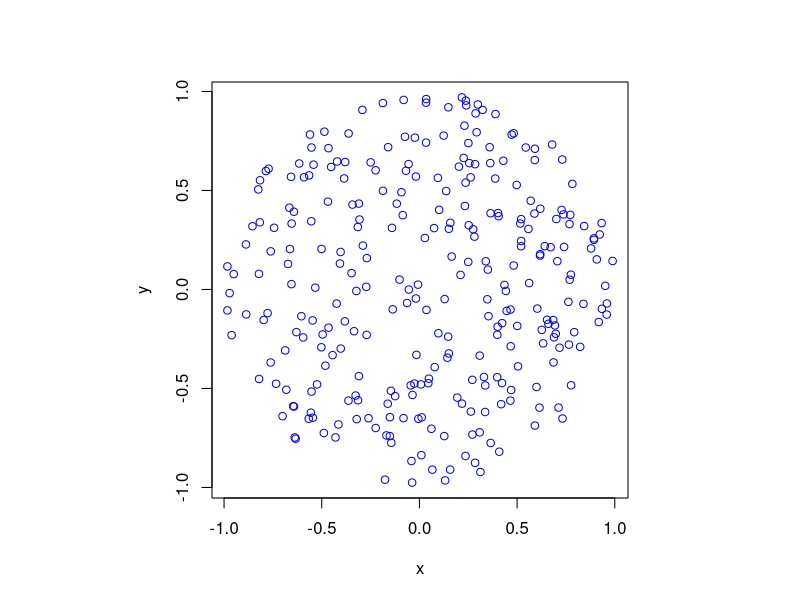
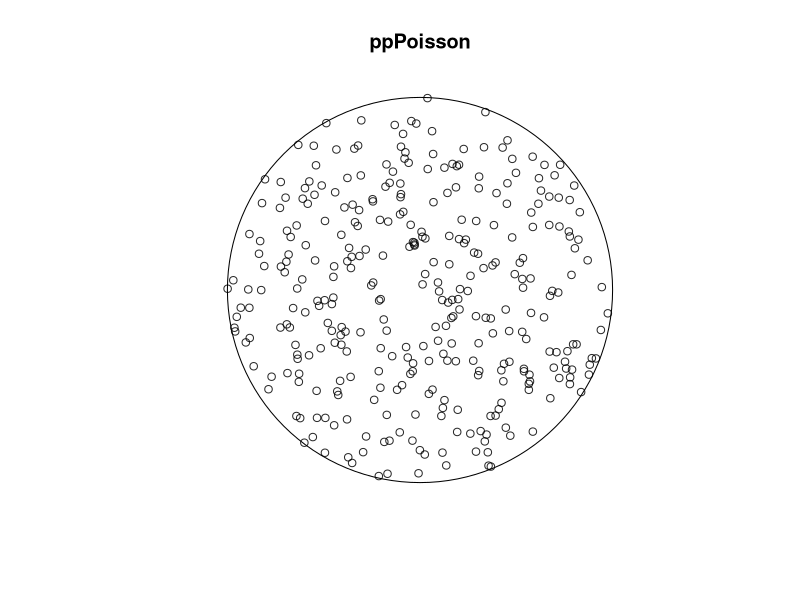
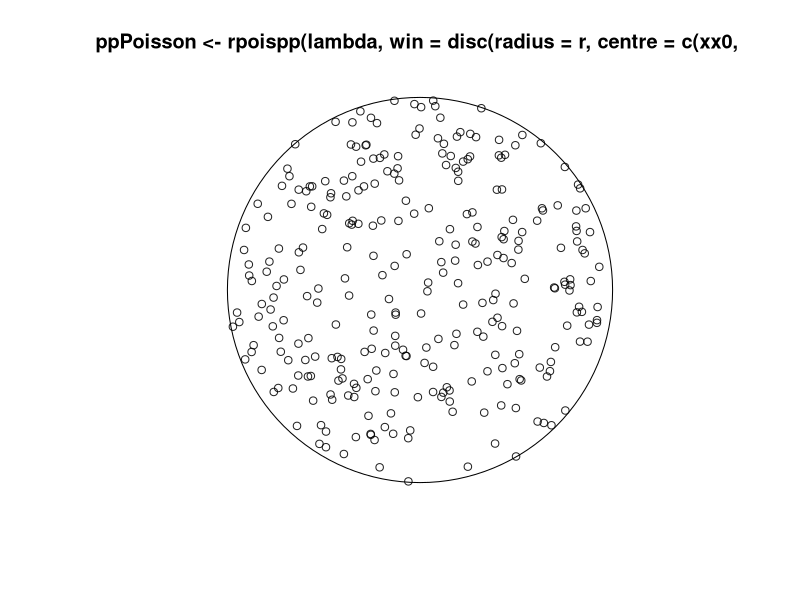

Recreate these plots in R, in order.
#Simulate a Poisson point process on a disk
#Author: H. Paul Keeler, 2018.

#Simulation window parameters
r=1; #radius of disk
xx0=0; yy0=0; #centre of disk
areaTotal=pi*r^2; #area of disk

#Point process parameters
lambda=100; #intensity (ie mean density) of the Poisson process

#Simulate Poisson point process
numbPoints=rpois(1,areaTotal*lambda);#Poisson number of points
theta=2*pi*runif(numbPoints);#angular  of Poisson points
rho=r*sqrt(runif(numbPoints));#radial coordinates of Poisson points

#Convert from polar to Cartesian coordinates
xx=rho*cos(theta);
yy=rho*sin(theta);

#Shift centre of disk to (xx0,yy0)
xx=xx+xx0;
yy=yy+yy0;

#Plotting
par(pty="s"); #use square plotting region
plot(xx,yy,'p',xlab='x',ylab='y',col='blue');

#Simulate a Poisson point process with spatstat library
library("spatstat");
ppPoisson<-rpoispp(lambda,win=disc(radius=r,centre=c(xx0,yy0))) #create Poisson "point pattern" object
plot(ppPoisson); #Plot point pattern object
#retrieve x/y values from point pattern object
xx=ppPoisson$x; 
yy=ppPoisson$y;

#do the above, but in one line
plot(ppPoisson<-rpoispp(lambda,win=disc(radius=r,centre=c(xx0,yy0))) ); #create and plot point pattern object
